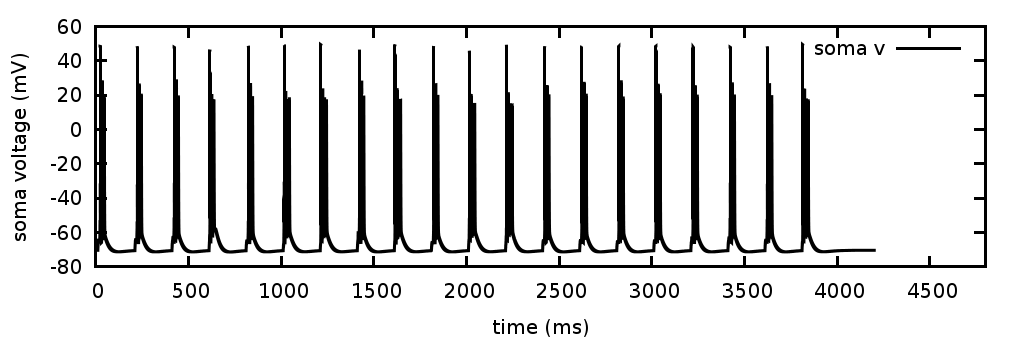

This figure's gnuplot source:
plot "soma_v.dat" u 1:2 w lines lw 3 lc 7 title 'soma v'
set ylabel ("soma voltage (mV)")
set xlabel ("time (ms)")
set xrange [0:4800]
set yrange [-80:60]
set border lw 3
set output 'soma_v.png'
set terminal pngcairo size 1024, 343 enhanced font 'Verdana, 15'
replot
